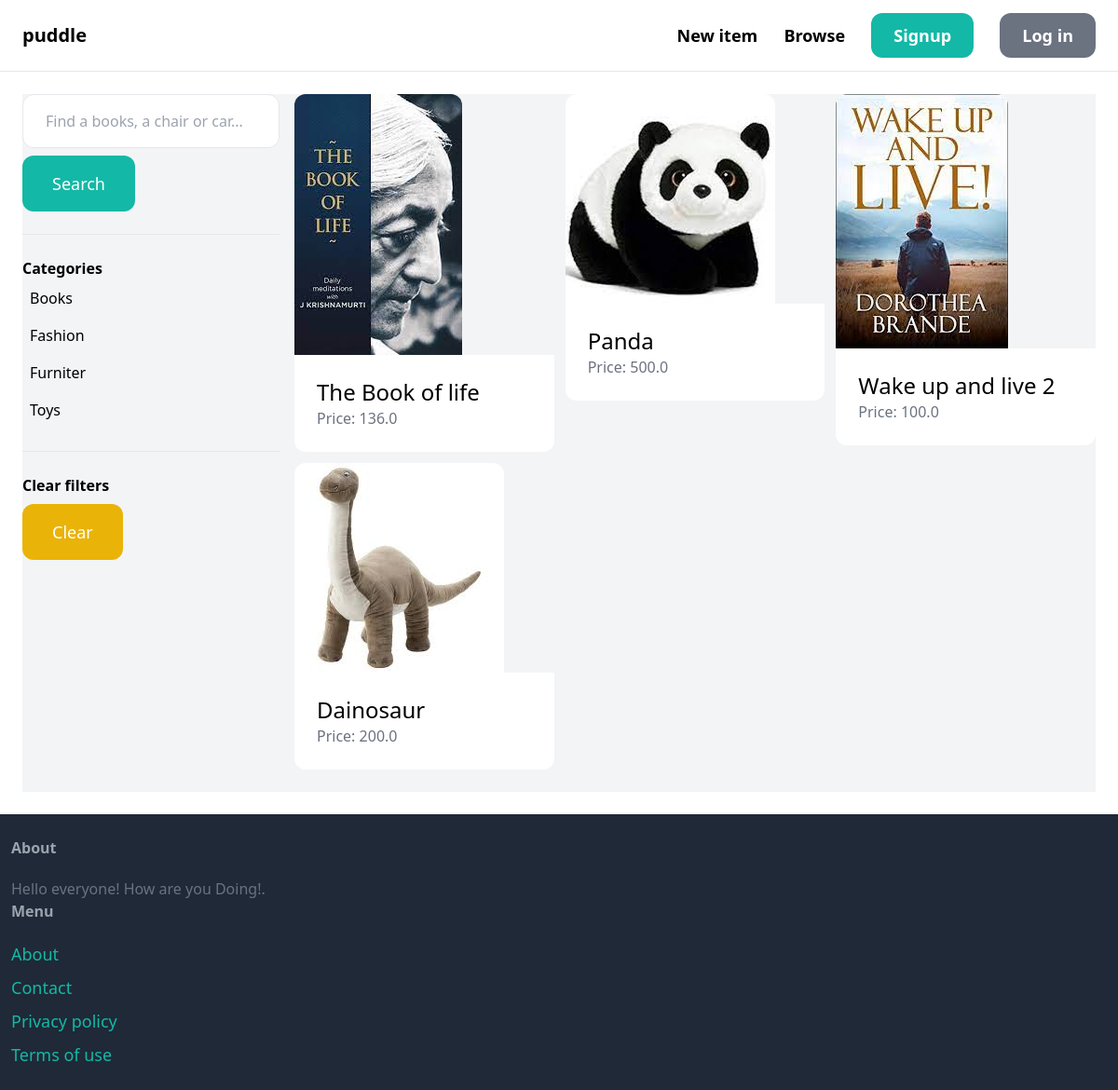
The app's page /items/ with its own data.
### item/models.py (models this page shows, shortened)
class Category(models.Model):
    name = models.CharField(max_length=255)
    class Meta:
        ordering = ('name',)
        verbose_name_plural = 'Categories'

class Item(models.Model):
    category = models.ForeignKey(Category,related_name='items', on_delete=models.CASCADE )
    name = models.CharField(max_length=255)
    description = models.TextField(blank=True, null=True)
    price = models.FloatField()
    image = models.ImageField(upload_to='item_images', blank=True, null=True)
    is_sold = models.BooleanField(default=False)
    created_by = models.ForeignKey(User, related_name='items', on_delete=models.CASCADE)
    created_at = models.DateTimeField(auto_now_add=True)

### item/views.py (the view)
# urls.py: path('', views.items, name='items'),
def items(request):
    query = request.GET.get('query', '')
    category_id = request.GET.get('category', 0)
    categories = Category.objects.all()
    items = Item.objects.filter(is_sold=False)
    if category_id:
        items = items.filter(category_id=category_id)
    if query:
        items = items.filter(Q(name__icontains=query) | Q(description__icontains=query))
    return render(request, 'item/items.html', {
        'items': items,
        'query': query,
        'categories': categories,
        'category_id': int(category_id)
    })

### item/templates/item/items.html (shortened to what this page needs)
{% extends 'core/base.html' %}
{% block content %}
    <div class="pb-6 grid grid-cols-4 gap-4 bg-gray-100">
        <div class="col-span-1">
            <form method="get" action="{% url 'item:items' %}">
                <input name="query" class="w-full py-4 px-6 border rounded-xl" type="text" value="{{ query }}" placeholder="Find a books, a chair or car...">
                <button class="mt-2 py-4 px-8 text-lg bg-teal-500 text-white rounded-xl">Search</button>
            </form>
            <hr class="my-6">
            <p class="font-semibold">Categories</p>
            <ul>
                {% for category in categories %}
                    <li class="py-2 px-2 rounded-xl{% if category.id == category_id %} bg-gray-200{% endif %}">
                        <a href="{% url 'item:items' %}?query={{ query }}&category={{ category.id }}">{{ category.name }}</a>
                    </li>
                {% endfor %}
            </ul>
            <hr class="my-6">
            <p class="font-semibold">Clear filters</p>
            <ul>
                <li><a href="{% url 'item:items' %}" class="mt-2 py-4 px-8 inline-block bg-yellow-500 text-lg rounded-xl text-white">Clear</a>
        </div>
        <div class="col-span-3">
            <div class="grid grid-cols-3 gap-3">
                {% for item in items %}
                    <div>
                        <a href="{% url 'item:detail' item.id %}">
                            <div>
                                <img src="{{ item.image.url }}" class="rounded-t-xl">
                            </div>
                            <div class="p-6 bg-white rounded-b-xl">
                                <h2 class="text-2xl">{{ item.name }}</h2>
                                <p class="text-gray-500">Price: {{ item.price }}</p>
                            </div>
                        </a>
                    </div>
                {% endfor %}
            </div>
        </div>
    </div>
{% endblock %}

### records on screen
Category: name "Books"
Category: name "Fashion"
Category: name "Furniter"
Category: name "Toys"
Item: image (picture), name "The Book of life", price "136.0"
Item: image (picture), name "Panda", price "500.0"
Item: image (picture), name "Wake up and live 2", price "100.0"
Item: image (picture), name "Dainosaur", price "200.0"
